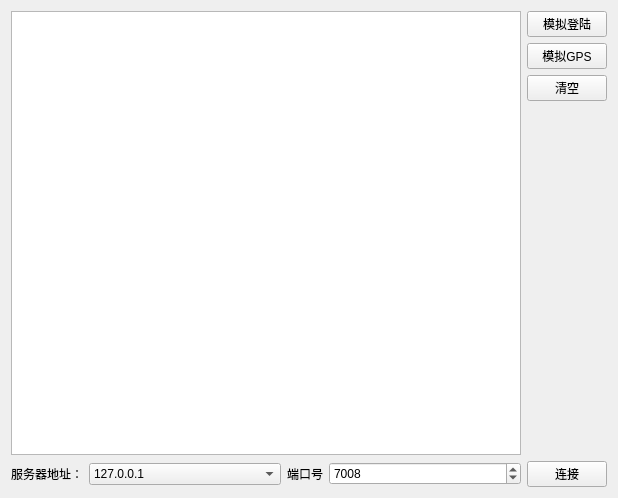
<?xml version="1.0" encoding="UTF-8"?>
<ui version="4.0">
 <class>ShoeClient</class>
 <widget class="QWidget" name="ShoeClient">
  <property name="geometry">
   <rect>
    <x>0</x>
    <y>0</y>
    <width>618</width>
    <height>498</height>
   </rect>
  </property>
  <property name="windowTitle">
   <string>ShoeClient</string>
  </property>
  <layout class="QVBoxLayout" name="verticalLayout_2">
   <item>
    <layout class="QHBoxLayout" name="horizontalLayout_panel">
     <item>
      <widget class="QTextEdit" name="textEdit"/>
     </item>
     <item>
      <layout class="QVBoxLayout" name="verticalLayout_sendpacket">
       <item>
        <widget class="QPushButton" name="pushButton_login">
         <property name="text">
          <string>模拟登陆</string>
         </property>
        </widget>
       </item>
       <item>
        <widget class="QPushButton" name="pushButton_gps">
         <property name="text">
          <string>模拟GPS</string>
         </property>
        </widget>
       </item>
       <item>
        <widget class="QPushButton" name="pushButton_clear">
         <property name="text">
          <string>清空</string>
         </property>
        </widget>
       </item>
       <item>
        <spacer name="verticalSpacer">
         <property name="orientation">
          <enum>Qt::Vertical</enum>
         </property>
         <property name="sizeHint" stdset="0">
          <size>
           <width>20</width>
           <height>40</height>
          </size>
         </property>
        </spacer>
       </item>
      </layout>
     </item>
    </layout>
   </item>
   <item>
    <layout class="QHBoxLayout" name="horizontalLayout_connect">
     <item>
      <widget class="QLabel" name="label_ip">
       <property name="sizePolicy">
        <sizepolicy hsizetype="Fixed" vsizetype="Preferred">
         <horstretch>0</horstretch>
         <verstretch>0</verstretch>
        </sizepolicy>
       </property>
       <property name="text">
        <string>服务器地址：</string>
       </property>
      </widget>
     </item>
     <item>
      <widget class="QComboBox" name="comboBox_ip">
       <property name="sizePolicy">
        <sizepolicy hsizetype="Expanding" vsizetype="Fixed">
         <horstretch>0</horstretch>
         <verstretch>0</verstretch>
        </sizepolicy>
       </property>
       <item>
        <property name="text">
         <string>127.0.0.1</string>
        </property>
       </item>
       <item>
        <property name="text">
         <string>192.168.1.110</string>
        </property>
       </item>
       <item>
        <property name="text">
         <string>192.168.1.114</string>
        </property>
       </item>
      </widget>
     </item>
     <item>
      <widget class="QLabel" name="label_port">
       <property name="sizePolicy">
        <sizepolicy hsizetype="Fixed" vsizetype="Preferred">
         <horstretch>0</horstretch>
         <verstretch>0</verstretch>
        </sizepolicy>
       </property>
       <property name="text">
        <string>端口号</string>
       </property>
      </widget>
     </item>
     <item>
      <widget class="QSpinBox" name="spinBox_port">
       <property name="sizePolicy">
        <sizepolicy hsizetype="Expanding" vsizetype="Fixed">
         <horstretch>0</horstretch>
         <verstretch>0</verstretch>
        </sizepolicy>
       </property>
       <property name="maximum">
        <number>9999</number>
       </property>
       <property name="value">
        <number>7008</number>
       </property>
      </widget>
     </item>
     <item>
      <widget class="QPushButton" name="pushButton_connect">
       <property name="text">
        <string>连接</string>
       </property>
      </widget>
     </item>
    </layout>
   </item>
  </layout>
 </widget>
 <layoutdefault spacing="6" margin="11"/>
 <resources/>
 <connections/>
</ui>
